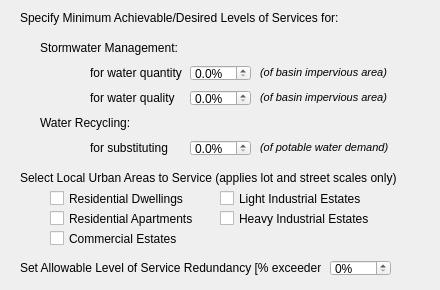
               <widget class="QWidget" name="widget_3" native="true">
                <property name="minimumSize">
                 <size>
                  <width>0</width>
                  <height>290</height>
                 </size>
                </property>
                <widget class="QLabel" name="service_lbl2">
                 <property name="geometry">
                  <rect>
                   <x>20</x>
                   <y>10</y>
                   <width>381</width>
                   <height>16</height>
                  </rect>
                 </property>
                 <property name="text">
                  <string>Specify Minimum Achievable/Desired Levels of Services for:</string>
                 </property>
                </widget>
                <widget class="QDoubleSpinBox" name="service_swmQty">
                 <property name="geometry">
                  <rect>
                   <x>190</x>
                   <y>65</y>
                   <width>61</width>
                   <height>16</height>
                  </rect>
                 </property>
                 <property name="suffix">
                  <string>%</string>
                 </property>
                 <property name="decimals">
                  <number>1</number>
                 </property>
                </widget>
                <widget class="QLabel" name="service_swm_lbl">
                 <property name="geometry">
                  <rect>
                   <x>40</x>
                   <y>40</y>
                   <width>141</width>
                   <height>16</height>
                  </rect>
                 </property>
                 <property name="text">
                  <string>Stormwater Management:</string>
                 </property>
                </widget>
                <widget class="QLabel" name="service_swm_lbl2">
                 <property name="geometry">
                  <rect>
                   <x>260</x>
                   <y>65</y>
                   <width>131</width>
                   <height>16</height>
                  </rect>
                 </property>
                 <property name="text">
                  <string>&lt;!DOCTYPE HTML PUBLIC &quot;-//W3C//DTD HTML 4.0//EN&quot; &quot;http://www.w3.org/TR/REC-html40/strict.dtd&quot;&gt;
&lt;html&gt;&lt;head&gt;&lt;meta name=&quot;qrichtext&quot; content=&quot;1&quot; /&gt;&lt;style type=&quot;text/css&quot;&gt;
p, li { white-space: pre-wrap; }
&lt;/style&gt;&lt;/head&gt;&lt;body style=&quot; font-family:'MS Shell Dlg 2'; font-size:8.25pt; font-weight:400; font-style:normal;&quot;&gt;
&lt;p style=&quot; margin-top:0px; margin-bottom:0px; margin-left:0px; margin-right:0px; -qt-block-indent:0; text-indent:0px;&quot;&gt;&lt;span style=&quot; font-size:8pt; font-style:italic;&quot;&gt;(of basin impervious area)&lt;/span&gt;&lt;/p&gt;&lt;/body&gt;&lt;/html&gt;</string>
                 </property>
                </widget>
                <widget class="QLabel" name="service_wr_lbl">
                 <property name="geometry">
                  <rect>
                   <x>40</x>
                   <y>115</y>
                   <width>171</width>
                   <height>16</height>
                  </rect>
                 </property>
                 <property name="text">
                  <string>Water Recycling:</string>
                 </property>
                </widget>
                <widget class="QLabel" name="service_lbl2_2">
                 <property name="geometry">
                  <rect>
                   <x>20</x>
                   <y>170</y>
                   <width>411</width>
                   <height>16</height>
                  </rect>
                 </property>
                 <property name="text">
                  <string>Select Local Urban Areas to Service (applies lot and street scales only)</string>
                 </property>
                </widget>
                <widget class="QCheckBox" name="service_res">
                 <property name="geometry">
                  <rect>
                   <x>50</x>
                   <y>190</y>
                   <width>171</width>
                   <height>17</height>
                  </rect>
                 </property>
                 <property name="text">
                  <string>Residential Dwellings</string>
                 </property>
                </widget>
                <widget class="QCheckBox" name="service_hdr">
                 <property name="geometry">
                  <rect>
                   <x>50</x>
                   <y>210</y>
                   <width>171</width>
                   <height>17</height>
                  </rect>
                 </property>
                 <property name="text">
                  <string>Residential Apartments</string>
                 </property>
                </widget>
                <widget class="QCheckBox" name="service_com">
                 <property name="geometry">
                  <rect>
                   <x>50</x>
                   <y>230</y>
                   <width>171</width>
                   <height>17</height>
                  </rect>
                 </property>
                 <property name="text">
                  <string>Commercial Estates</string>
                 </property>
                </widget>
                <widget class="QCheckBox" name="service_li">
                 <property name="geometry">
                  <rect>
                   <x>220</x>
                   <y>190</y>
                   <width>171</width>
                   <height>17</height>
                  </rect>
                 </property>
                 <property name="text">
                  <string>Light Industrial Estates</string>
                 </property>
                </widget>
                <widget class="QCheckBox" name="service_hi">
                 <property name="geometry">
                  <rect>
                   <x>220</x>
                   <y>210</y>
                   <width>171</width>
                   <height>17</height>
                  </rect>
                 </property>
                 <property name="text">
                  <string>Heavy Industrial Estates</string>
                 </property>
                </widget>
                <widget class="QLabel" name="service_wr_lbl_2">
                 <property name="geometry">
                  <rect>
                   <x>20</x>
                   <y>260</y>
                   <width>301</width>
                   <height>16</height>
                  </rect>
                 </property>
                 <property name="text">
                  <string>Set Allowable Level of Service Redundancy [% exceedence]</string>
                 </property>
                </widget>
                <widget class="QDoubleSpinBox" name="service_redundancy">
                 <property name="geometry">
                  <rect>
                   <x>330</x>
                   <y>260</y>
                   <width>61</width>
                   <height>16</height>
                  </rect>
                 </property>
                 <property name="suffix">
                  <string>%</string>
                 </property>
                 <property name="decimals">
                  <number>0</number>
                 </property>
                 <property name="maximum">
                  <double>100.000000000000000</double>
                 </property>
                 <property name="singleStep">
                  <double>5.000000000000000</double>
                 </property>
                </widget>
                <widget class="QLabel" name="service_swmQty_lbl">
                 <property name="geometry">
                  <rect>
                   <x>90</x>
                   <y>65</y>
                   <width>101</width>
                   <height>16</height>
                  </rect>
                 </property>
                 <property name="text">
                  <string>for water quantity</string>
                 </property>
                </widget>
                <widget class="QLabel" name="service_swmWQ_lbl">
                 <property name="geometry">
                  <rect>
                   <x>90</x>
                   <y>90</y>
                   <width>91</width>
                   <height>16</height>
                  </rect>
                 </property>
                 <property name="text">
                  <string>for water quality</string>
                 </property>
                </widget>
                <widget class="QLabel" name="service_swm_lbl3">
                 <property name="geometry">
                  <rect>
                   <x>260</x>
                   <y>90</y>
                   <width>131</width>
                   <height>16</height>
                  </rect>
                 </property>
                 <property name="text">
                  <string>&lt;!DOCTYPE HTML PUBLIC &quot;-//W3C//DTD HTML 4.0//EN&quot; &quot;http://www.w3.org/TR/REC-html40/strict.dtd&quot;&gt;
&lt;html&gt;&lt;head&gt;&lt;meta name=&quot;qrichtext&quot; content=&quot;1&quot; /&gt;&lt;style type=&quot;text/css&quot;&gt;
p, li { white-space: pre-wrap; }
&lt;/style&gt;&lt;/head&gt;&lt;body style=&quot; font-family:'MS Shell Dlg 2'; font-size:8.25pt; font-weight:400; font-style:normal;&quot;&gt;
&lt;p style=&quot; margin-top:0px; margin-bottom:0px; margin-left:0px; margin-right:0px; -qt-block-indent:0; text-indent:0px;&quot;&gt;&lt;span style=&quot; font-size:8pt; font-style:italic;&quot;&gt;(of basin impervious area)&lt;/span&gt;&lt;/p&gt;&lt;/body&gt;&lt;/html&gt;</string>
                 </property>
                </widget>
                <widget class="QDoubleSpinBox" name="service_swmWQ">
                 <property name="geometry">
                  <rect>
                   <x>190</x>
                   <y>90</y>
                   <width>61</width>
                   <height>16</height>
                  </rect>
                 </property>
                 <property name="suffix">
                  <string>%</string>
                 </property>
                 <property name="decimals">
                  <number>1</number>
                 </property>
                </widget>
                <widget class="QDoubleSpinBox" name="service_rec">
                 <property name="geometry">
                  <rect>
                   <x>190</x>
                   <y>140</y>
                   <width>61</width>
                   <height>16</height>
                  </rect>
                 </property>
                 <property name="suffix">
                  <string>%</string>
                 </property>
                 <property name="decimals">
                  <number>1</number>
                 </property>
                </widget>
                <widget class="QLabel" name="targets_reuse_lbl_2">
                 <property name="geometry">
                  <rect>
                   <x>90</x>
                   <y>140</y>
                   <width>81</width>
                   <height>16</height>
                  </rect>
                 </property>
                 <property name="text">
                  <string>for substituting</string>
                 </property>
                </widget>
                <widget class="QLabel" name="service_swm_lbl3_2">
                 <property name="geometry">
                  <rect>
                   <x>260</x>
                   <y>140</y>
                   <width>141</width>
                   <height>16</height>
                  </rect>
                 </property>
                 <property name="text">
                  <string>&lt;!DOCTYPE HTML PUBLIC &quot;-//W3C//DTD HTML 4.0//EN&quot; &quot;http://www.w3.org/TR/REC-html40/strict.dtd&quot;&gt;
&lt;html&gt;&lt;head&gt;&lt;meta name=&quot;qrichtext&quot; content=&quot;1&quot; /&gt;&lt;style type=&quot;text/css&quot;&gt;
p, li { white-space: pre-wrap; }
&lt;/style&gt;&lt;/head&gt;&lt;body style=&quot; font-family:'MS Shell Dlg 2'; font-size:8.25pt; font-weight:400; font-style:normal;&quot;&gt;
&lt;p style=&quot; margin-top:0px; margin-bottom:0px; margin-left:0px; margin-right:0px; -qt-block-indent:0; text-indent:0px;&quot;&gt;&lt;span style=&quot; font-size:8pt; font-style:italic;&quot;&gt;(of potable water demand)&lt;/span&gt;&lt;/p&gt;&lt;/body&gt;&lt;/html&gt;</string>
                 </property>
                </widget>
               </widget>
